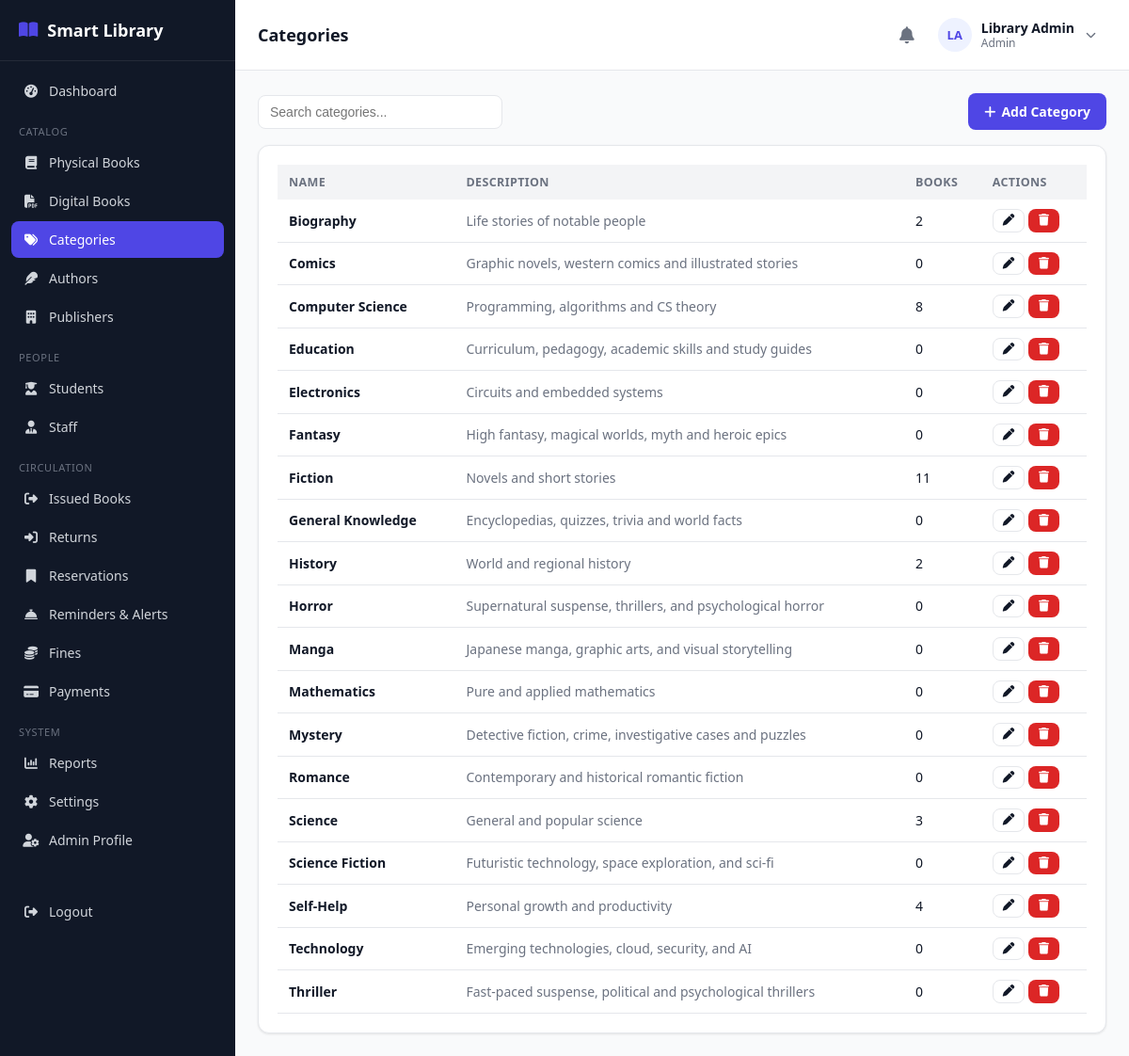
Screenshot of /admin/categories.php (signed in) with the database file from the repository.
### tables this page shows
CREATE TABLE categories (
    id INT AUTO_INCREMENT PRIMARY KEY,
    name VARCHAR(100) NOT NULL UNIQUE,
    description VARCHAR(255) DEFAULT NULL
);

### includes/functions.php (called while the page is built, shortened)
<?php
function e($value) {
    return htmlspecialchars($value ?? '', ENT_QUOTES, 'UTF-8');
}

### admin/categories.php (the view, shortened to what this page needs)
<?php
require_once __DIR__ . '/../includes/functions.php';
require_once __DIR__ . '/../includes/auth-check.php';
$categories = $pdo->query("
    SELECT c.*, COUNT(b.id) book_count FROM categories c
    LEFT JOIN books b ON b.category_id = c.id
    GROUP BY c.id ORDER BY c.name")->fetchAll();
include __DIR__ . '/../includes/header.php';
?>
<div class="table-toolbar">
    <input type="text" class="form-control" style="width:260px;" placeholder="Search categories..." data-search-input="catTable">
    <a href="categories.php?action=add" class="btn btn-primary"><i class="fa-solid fa-plus"></i> Add Category</a>
</div>
<div class="card">
    <?php if (!$categories): ?>
        <div class="empty-state"><i class="fa-solid fa-tags"></i>No categories yet.</div>
    <?php else: ?>
    <div class="table-wrap">
        <table class="data-table" id="catTable">
            <thead><tr><th>Name</th><th>Description</th><th>Books</th><th>Actions</th></tr></thead>
            <tbody>
            <?php foreach ($categories as $c): ?>
                <tr>
                    <td><strong><?= e($c['name']) ?></strong></td>
                    <td class="text-muted"><?= e($c['description']) ?></td>
                    <td><?= (int)$c['book_count'] ?></td>
                    <td>
                        <a class="btn btn-sm btn-outline" href="categories.php?edit=<?= $c['id'] ?>"><i class="fa-solid fa-pen"></i></a>
                        <form method="POST" style="display:inline;" data-confirm="Delete this category?">
                            <button class="btn btn-sm btn-danger" type="submit"><i class="fa-solid fa-trash"></i></button>
                        </form>
                    </td>
                </tr>
            <?php endforeach; ?>
            </tbody>
        </table>
    </div>
    <?php endif; ?>
</div>
<?php include __DIR__ . '/../includes/footer.php'; ?>

### assets/css/style.css (style rules this page uses)
:root { --primary: #4f46e5; --primary-dark: #4338ca; --primary-light: #eef2ff; --success: #16a34a; --success-light: #dcfce7; --warning: #ca8a04; --warning-light: #fef9c3; --danger: #dc2626; --danger-light: #fee2e2; --gray: #6b7280; --gray-light: #f3f4f6; --border: #e5e7eb; --text: #111827; --text-muted: #6b7280; --bg: #f9fafb; --white: #ffffff; --sidebar-w: 250px; --radius: 12px; --shadow: 0 1px 3px rgba(0,0,0,0.06), 0 1px 2px rgba(0,0,0,0.04); }
* { box-sizing: border-box; }
body { margin: 0; font-family: 'Segoe UI', system-ui, -apple-system, Roboto, sans-serif; background: var(--bg); color: var(--text); font-size: 15px; }
a { color: var(--primary); text-decoration: none; }
.card { background: var(--white); border: 1px solid var(--border); border-radius: var(--radius); box-shadow: var(--shadow); padding: 20px; }
.btn { display: inline-flex; align-items: center; gap: 6px; padding: 9px 16px; border-radius: 8px; border: 1px solid transparent; font-size: 14px; font-weight: 600; cursor: pointer; text-decoration: none; }
.btn-primary { background: var(--primary); color: #fff; }
.btn-outline { background: #fff; border-color: var(--border); color: var(--text); }
.btn-danger { background: var(--danger); color: #fff; }
.btn-sm { padding: 5px 10px; font-size: 12.5px; }
.form-control { width: 100%; padding: 9px 12px; border: 1px solid var(--border); border-radius: 8px; font-size: 14px; background: #fff; color: var(--text); }
.table-wrap { overflow-x: auto; }
table.data-table { width: 100%; border-collapse: collapse; font-size: 14px; }
.data-table th { text-align: left; padding: 10px 12px; background: var(--gray-light); font-weight: 700; font-size: 12.5px; text-transform: uppercase; letter-spacing: 0.03em; color: var(--text-muted); white-space: nowrap; }
.data-table td { padding: 10px 12px; border-bottom: 1px solid var(--border); vertical-align: middle; }
.table-toolbar { display: flex; justify-content: space-between; align-items: center; margin-bottom: 16px; gap: 12px; flex-wrap: wrap; }
.text-muted { color: var(--text-muted); }

### rows the page displays
categories: name "Biography", description "Life stories of notable people", book_count "2"
categories: name "Comics", description "Graphic novels, western comics and illustrated stories", book_count "0"
categories: name "Computer Science", description "Programming, algorithms and CS theory", book_count "8"
categories: name "Education", description "Curriculum, pedagogy, academic skills and study guides", book_count "0"
categories: name "Electronics", description "Circuits and embedded systems", book_count "0"
categories: name "Fantasy", description "High fantasy, magical worlds, myth and heroic epics", book_count "0"
categories: name "Fiction", description "Novels and short stories", book_count "11"
categories: name "General Knowledge", description "Encyclopedias, quizzes, trivia and world facts", book_count "0"
categories: name "History", description "World and regional history", book_count "2"
categories: name "Horror", description "Supernatural suspense, thrillers, and psychological horror", book_count "0"
categories: name "Manga", description "Japanese manga, graphic arts, and visual storytelling", book_count "0"
categories: name "Mathematics", description "Pure and applied mathematics", book_count "0"
categories: name "Mystery", description "Detective fiction, crime, investigative cases and puzzles", book_count "0"
categories: name "Romance", description "Contemporary and historical romantic fiction", book_count "0"
categories: name "Science", description "General and popular science", book_count "3"
categories: name "Science Fiction", description "Futuristic technology, space exploration, and sci-fi", book_count "0"
categories: name "Self-Help", description "Personal growth and productivity", book_count "4"
categories: name "Technology", description "Emerging technologies, cloud, security, and AI", book_count "0"
categories: name "Thriller", description "Fast-paced suspense, political and psychological thrillers", book_count "0"

### other values shown
$label "Dashboard"
$item['_section'] "CATALOG"
$label "Physical Books"
$label "Digital Books"
$label "Categories"
$label "Authors"
$label "Publishers"
$item['_section'] "PEOPLE"
$label "Students"
$label "Staff"
$item['_section'] "CIRCULATION"
$label "Issued Books"
$label "Returns"
$label "Reservations"
$label "Reminders & Alerts"
